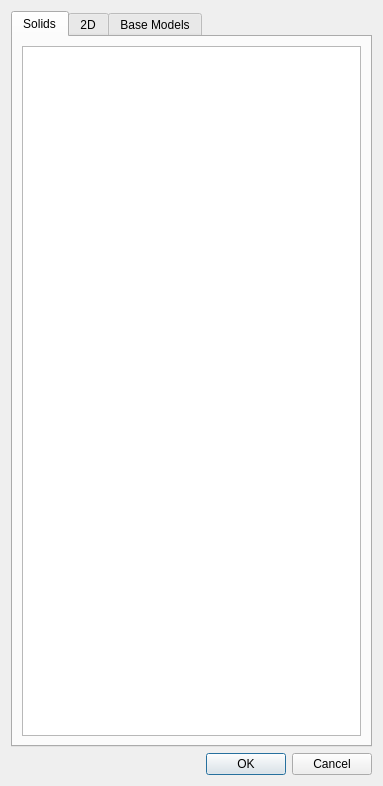
<?xml version="1.0" encoding="UTF-8"?>
<ui version="4.0">
 <class>Dialog</class>
 <widget class="QDialog" name="Dialog">
  <property name="geometry">
   <rect>
    <x>0</x>
    <y>0</y>
    <width>383</width>
    <height>786</height>
   </rect>
  </property>
  <property name="windowTitle">
   <string>Select Base Models</string>
  </property>
  <layout class="QVBoxLayout" name="verticalLayout">
   <item>
    <widget class="QTabWidget" name="models">
     <property name="currentIndex">
      <number>0</number>
     </property>
     <widget class="QWidget" name="tab">
      <attribute name="title">
       <string>Solids</string>
      </attribute>
      <layout class="QVBoxLayout" name="verticalLayout_2">
       <item>
        <widget class="QListWidget" name="solidList"/>
       </item>
      </layout>
     </widget>
     <widget class="QWidget" name="tab_3">
      <attribute name="title">
       <string>2D</string>
      </attribute>
      <layout class="QVBoxLayout" name="verticalLayout_4">
       <item>
        <widget class="QListWidget" name="twoDList"/>
       </item>
      </layout>
     </widget>
     <widget class="QWidget" name="tab_2">
      <attribute name="title">
       <string>Base Models</string>
      </attribute>
      <layout class="QVBoxLayout" name="verticalLayout_3">
       <item>
        <widget class="QListWidget" name="modelsList"/>
       </item>
      </layout>
     </widget>
    </widget>
   </item>
   <item>
    <widget class="QDialogButtonBox" name="buttonBox">
     <property name="orientation">
      <enum>Qt::Horizontal</enum>
     </property>
     <property name="standardButtons">
      <set>QDialogButtonBox::Cancel|QDialogButtonBox::Ok</set>
     </property>
    </widget>
   </item>
  </layout>
 </widget>
 <resources/>
 <connections>
  <connection>
   <sender>buttonBox</sender>
   <signal>accepted()</signal>
   <receiver>Dialog</receiver>
   <slot>accept()</slot>
   <hints>
    <hint type="sourcelabel">
     <x>248</x>
     <y>254</y>
    </hint>
    <hint type="destinationlabel">
     <x>157</x>
     <y>274</y>
    </hint>
   </hints>
  </connection>
  <connection>
   <sender>buttonBox</sender>
   <signal>rejected()</signal>
   <receiver>Dialog</receiver>
   <slot>reject()</slot>
   <hints>
    <hint type="sourcelabel">
     <x>316</x>
     <y>260</y>
    </hint>
    <hint type="destinationlabel">
     <x>286</x>
     <y>274</y>
    </hint>
   </hints>
  </connection>
 </connections>
</ui>
